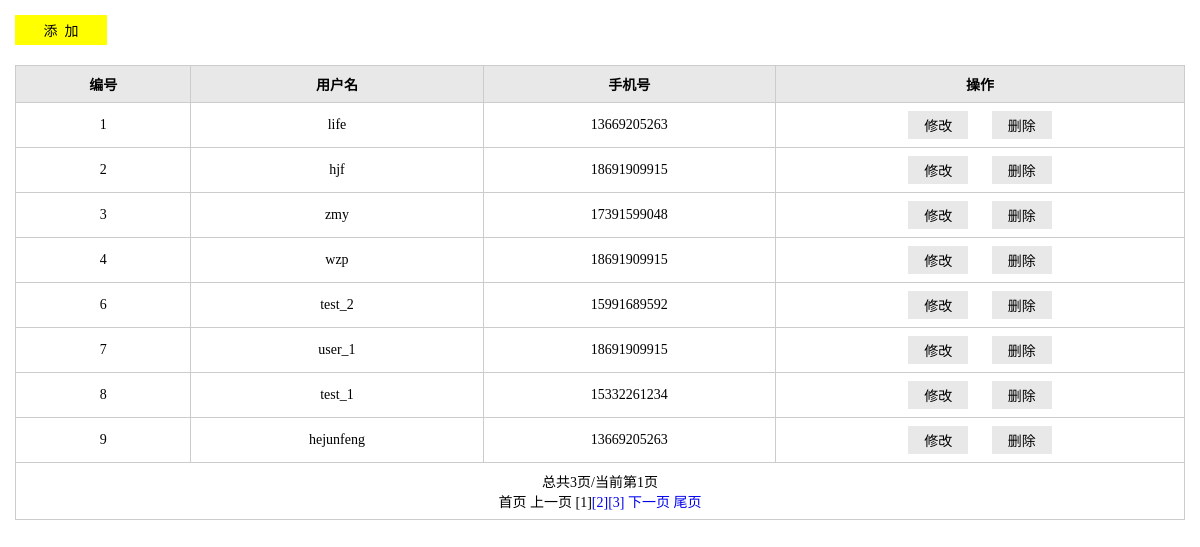
The page /admin/listUser.php on the database its author committed.
### tables this page shows
CREATE TABLE `user` (
  `id` int(11) NOT NULL,
  `user_name` varchar(255) DEFAULT NULL COMMENT '用户名',
  `pass_word` varchar(255) DEFAULT NULL,
  `phone` varchar(255) DEFAULT NULL
);

### admin/lib/mysql.func.php (called while the page is built, shortened)
<?php
function fetchAll($sql,$link){
	$result=mysqli_query($link,$sql);
	while(@$row=mysqli_fetch_assoc($result)){
		$rows[]=$row;
	}
	return $rows;
}
function getResultNum($sql,$link){
	$result=mysqli_query($link,$sql);
	return mysqli_num_rows($result);
}

### admin/listUser.php (the view, shortened to what this page needs)
<?php
$link = mysqli_connect(HOST, USERNAME, PASSWORD, DB);
mysqli_set_charset($link, DB_CHARSET);
$sql="select * from user";
$totalRows=getResultNum($sql, $link) - 1;
$pageSize=8;
$totalPage=ceil($totalRows/$pageSize);
@$page=$_REQUEST['page']?(int)$_REQUEST['page']:1;
$offset=($page-1)*$pageSize + 1;
$sql="select id,user_name,phone from user limit $offset,$pageSize";
$rows=fetchAll($sql, $link);
?>
<!doctype html>
<html>
<head>
<link rel="stylesheet" href="styles/backstage.css">
</head>
<body>
<div class="">
    <div class="details">
        <div class="details_operation clearfix">
            <div class="bui_select">
                <input type="button" value="添&nbsp;&nbsp;加" class="add" onclick="addUser()";>
            </div>
        </div>
        <table class="table" cellspacing="0" cellpadding="0">
            <thead>
                <tr>
                    <th width="15%">编号</th>
                    <th width="25%">用户名</th>
                    <th width="25%">手机号</th>
                    <th>操作</th>
                </tr>
            </thead>
            <tbody>
                <?php
                foreach ($rows as $row){
                ?>
                <tr>
                    <td><?php echo $row['id'];?></td>
                    <td><?php echo $row['user_name'];?></td>
                    <td><?php echo $row['phone'];?></td>
                    <td align="center"><input type="button" value="修改" class="btn" onclick="editUser(<?php echo $row['id'];?>)">
                    <input type="button" value="删除" class="btn" onclick="delUser('<?php echo $row['id'];?>')"></td>
                </tr>
                <?php
                }
                ?>
                <tr>
                	<td colspan='4'><?php echo showPage($page,$totalPage,$where=null,$step="&nbsp");?></td>
                </tr>
            </tbody>
        </table>
    </div>
</body>
</html>

### admin/styles/backstage.css (style rules this page uses)
* { margin: 0;padding: 0; }
input,select,textarea { outline: none;border: none; background: none; }
.clearfix:after, .clearfix:before { content: ""; display: table; }
.clearfix:after { clear: both; }
.clearfix { zoom:1; }
.details_operation { margin-bottom: 20px; }
.details { padding: 15px; font-family: "微软雅黑"; }
.bui_select { background-color: #FFFF00; height: 30px; float: left; }
.add { width: 92px; height: 30px; font-family: "微软雅黑"; font-size: 14px; }
.table { border-collapse: collapse; width: 100%; font-size: 14px;text-align:center; }
.table th { background-color: #E8E8E8; }
.table th, .table td { border: solid 1px #ccc; padding: 8px; }
.btn { padding: 4px 16px; background-color: #E8E8E8; margin: 0 10px;font-family: "微软雅黑"; font-size: 14px; }

### rows shown on the page
user: id "1", user_name "life", phone "13669205263"
user: id "2", user_name "hjf", phone "18691909915"
user: id "3", user_name "zmy", phone "17391599048"
user: id "4", user_name "wzp", phone "18691909915"
user: id "6", user_name "test_2", phone "15991689592"
user: id "7", user_name "user_1", phone "18691909915"
user: id "8", user_name "test_1", phone "15332261234"
user: id "9", user_name "hejunfeng", phone "13669205263"

### other values the page prints
$str "总共3页/当前第1页"
